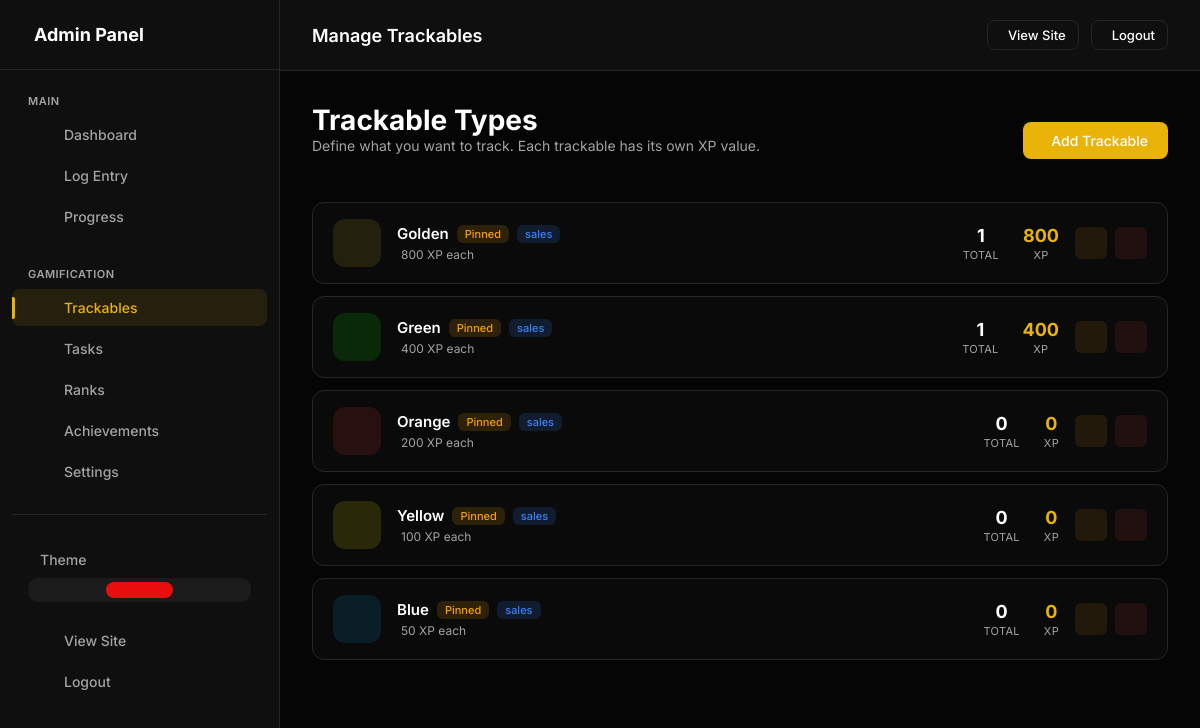
The page /admin/trackables (signed in) on the database as committed earlier.
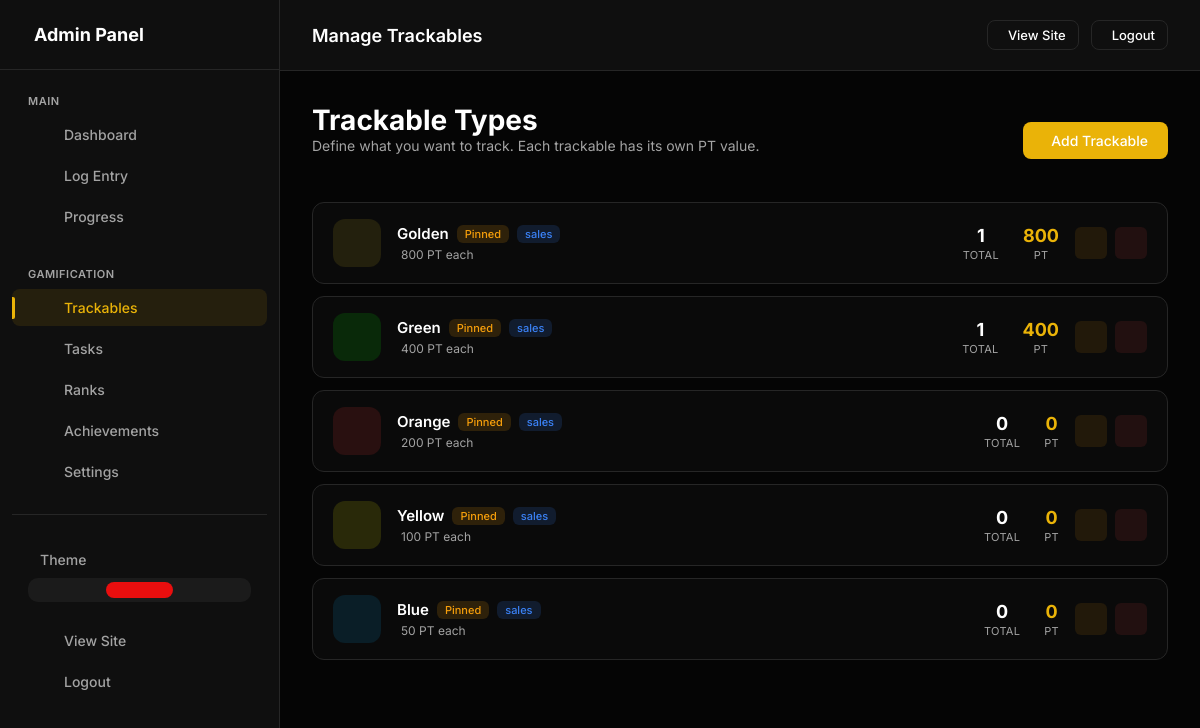
The same page on the database as committed later.
### models.py (models this page shows, shortened)
class UserSettings(db.Model):
    __tablename__ = 'user_settings'
    id = db.Column(db.Integer, primary_key=True)
    user_id = db.Column(db.Integer, db.ForeignKey('users.id'), nullable=False, unique=True, index=True)
    accent_color = db.Column(db.String(20), default='#e90e0e')
    points_name = db.Column(db.String(20), default='XP')  # "XP", "Points", "Coins", etc.
    points_icon = db.Column(db.String(50), default='ph-lightning')
    daily_xp_goal = db.Column(db.Integer, default=50)
    perfect_day_bonus = db.Column(db.Integer, default=50)
    perfect_week_bonus = db.Column(db.Integer, default=500)
    streak_bonus_per_day = db.Column(db.Integer, default=5)  # Extra XP per streak day
    show_xp_animations = db.Column(db.Boolean, default=True)
    dark_mode = db.Column(db.Boolean, default=True)
    compact_view = db.Column(db.Boolean, default=False)
    show_dashboard_header = db.Column(db.Boolean, default=True)
    enable_youtube_sync = db.Column(db.Boolean, default=False)
    always_show_confetti = db.Column(db.Boolean, default=False)
    created_at = db.Column(db.DateTime, default=datetime.utcnow)
    updated_at = db.Column(db.DateTime, default=datetime.utcnow, onupdate=datetime.utcnow)

### app.py (the view)
    @app.route('/admin/trackables')
    @admin_required
    def admin_trackables():
        trackables = TrackableType.query.filter_by(
            user_id=current_user.id
        ).order_by(TrackableType.display_order).all()
        return render_template('admin/trackables.html', trackables=trackables)

### models.py (called while the page is built, shortened)
    def get_total_count(self):
        return sum(e.count for e in self.entries)

    def calculate_xp_for_entry(self, count=1, value=0):
        if self.track_value:
            if self.category in ('sales', 'finance', 'income'):
                return int(abs(value) * (self.xp_multiplier or 1.0))
            elif (self.category == 'expense' or self.expense_threshold > 0):
                diff = max(0, self.expense_threshold - abs(value))
                return int(diff * (self.xp_multiplier or 1.0))
        if self.xp_mode == 'fixed':
            return count * self.xp_per_unit
        elif self.xp_mode == 'value_based' and value:
            return int(abs(value) * (self.xp_multiplier or 1.0))
        return count * self.xp_per_unit

    def get_total_xp(self):
        return sum(e.get_xp() for e in self.entries)

    def get_xp(self):
        if self.trackable_type:
            return self.trackable_type.calculate_xp_for_entry(self.count, self.value)
        return 0

### templates/admin/trackables.html (shortened to what this page needs)
{% extends "admin/base.html" %}
{% block page_title %}Manage Trackables{% endblock %}
{% block content %}
<div class="page-header">
    <div>
        <h1 class="page-title">Trackable Types</h1>
        <p class="page-intro">Define what you want to track. Each trackable has its own {{ points_name }} value.</p>
    </div>
    <div class="page-actions">
        <a href="{{ url_for('admin_trackable_add') }}" class="btn btn-primary">
             Add Trackable
        </a>
    </div>
</div>
{% if trackables %}
<div class="trackables-list">
    {% for trackable in trackables %}
    <div class="trackable-row {% if not trackable.is_active %}inactive{% endif %}">
        <div class="trackable-icon-box" style="background: {{ trackable.color }}20; color: {{ trackable.color }}">
        </div>
        <div class="trackable-info">
            <div class="trackable-name">
                {{ trackable.name }}
                {% if trackable.is_pinned %}
                <span class="badge badge-pinned"> Pinned</span>
                {% endif %}
                <span class="badge badge-category">{{ trackable.category }}</span>
            </div>
            <div class="trackable-meta">
                {% if trackable.xp_mode == 'value_based' %}
                <span><i class="ph ph-lightning"></i> {{ trackable.xp_multiplier }}x value = XP</span>
                {% else %}
                <span> {{ trackable.xp_per_unit }} {{ points_name }} each</span>
                {% endif %}
            </div>
        </div>
        <div class="trackable-stats">
            <div class="stat-item">
                <div class="stat-item-value">{{ trackable.get_total_count() }}</div>
                <div class="stat-item-label">Total</div>
            </div>
            <div class="stat-item">
                <div class="stat-item-value" style="color: var(--accent)">{{ trackable.get_total_xp()|format_number }}
                </div>
                <div class="stat-item-label">{{ points_name }}</div>
            </div>
        </div>
        <div class="trackable-actions">
            <a href="{{ url_for('admin_trackable_edit', id=trackable.id) }}" class="action-btn edit" title="Edit">
            </a>
            <form action="{{ url_for('admin_trackable_delete', id=trackable.id) }}" method="post"
                onsubmit="return confirmDelete(this, 'Trackable')" style="display: inline;">
                <button type="submit" class="action-btn delete" title="Delete">
                </button>
            </form>
        </div>
    </div>
    {% endfor %}
</div>
{% endif %}
{% endblock %}

Rows that differ between the two databases and show on the page:
changed UserSettings: points_name "XP" → "PT"
